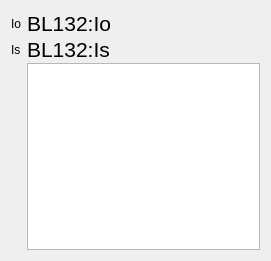
  <widget class="QWidget" name="layoutWidget">
   <property name="geometry">
    <rect>
     <x>10</x>
     <y>0</y>
     <width>271</width>
     <height>261</height>
    </rect>
   </property>
   <layout class="QGridLayout" name="gridLayout">
    <property name="verticalSpacing">
     <number>1</number>
    </property>
    <item row="2" column="1">
     <widget class="PyDMLabel" name="BeamCurrAvg_48">
      <property name="font">
       <font>
        <pointsize>16</pointsize>
       </font>
      </property>
      <property name="toolTip">
       <string/>
      </property>
      <property name="text">
       <string>BL132:Io</string>
      </property>
      <property name="precision" stdset="0">
       <number>3</number>
      </property>
      <property name="precisionFromPV" stdset="0">
       <bool>false</bool>
      </property>
      <property name="channel" stdset="0">
       <string>ca://BL132:Io</string>
      </property>
      <property name="displayFormat" stdset="0">
       <enum>PyDMLabel::Decimal</enum>
      </property>
     </widget>
    </item>
    <item row="4" column="0">
     <widget class="QLabel" name="label_22">
      <property name="text">
       <string>Is</string>
      </property>
     </widget>
    </item>
    <item row="4" column="1">
     <widget class="PyDMLabel" name="BeamCurrAvg_47">
      <property name="font">
       <font>
        <pointsize>16</pointsize>
       </font>
      </property>
      <property name="toolTip">
       <string/>
      </property>
      <property name="text">
       <string>BL132:Is</string>
      </property>
      <property name="precision" stdset="0">
       <number>3</number>
      </property>
      <property name="precisionFromPV" stdset="0">
       <bool>false</bool>
      </property>
      <property name="channel" stdset="0">
       <string>ca://BL132:Is</string>
      </property>
      <property name="displayFormat" stdset="0">
       <enum>PyDMLabel::Decimal</enum>
      </property>
     </widget>
    </item>
    <item row="2" column="0">
     <widget class="QLabel" name="label_23">
      <property name="text">
       <string>Io</string>
      </property>
     </widget>
    </item>
    <item row="5" column="1">
     <widget class="PyDMTimePlot" name="PyDMTimePlot">
      <property name="toolTip">
       <string/>
      </property>
      <property name="showLegend">
       <bool>true</bool>
      </property>
      <property name="curves">
       <stringlist>
        <string>{&quot;channel&quot;: &quot;ca:/BL132:Io&quot;, &quot;name&quot;: &quot;BL132:Io&quot;, &quot;color&quot;: &quot;red&quot;, &quot;lineStyle&quot;: 1, &quot;lineWidth&quot;: 1, &quot;symbol&quot;: null, &quot;symbolSize&quot;: 10}</string>
        <string>{&quot;channel&quot;: &quot;ca:/BL132:Is&quot;, &quot;name&quot;: &quot;BL132:Is&quot;, &quot;color&quot;: &quot;white&quot;, &quot;lineStyle&quot;: 1, &quot;lineWidth&quot;: 1, &quot;symbol&quot;: null, &quot;symbolSize&quot;: 10}</string>
       </stringlist>
      </property>
      <property name="timeSpan">
       <double>600.000000000000000</double>
      </property>
      <property name="updateInterval">
       <double>1.000000000000000</double>
      </property>
      <property name="autoRangeY">
       <bool>false</bool>
      </property>
      <property name="minYRange">
       <double>0.000000000000000</double>
      </property>
      <property name="maxYRange">
       <double>1.200000000000000</double>
      </property>
     </widget>
    </item>
   </layout>
  </widget>
